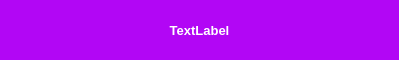
<?xml version="1.0" encoding="UTF-8"?>
<ui version="4.0">
 <class>Toast</class>
 <widget class="QFrame" name="Toast">
  <property name="geometry">
   <rect>
    <x>0</x>
    <y>0</y>
    <width>399</width>
    <height>60</height>
   </rect>
  </property>
  <property name="windowTitle">
   <string>Frame</string>
  </property>
  <property name="styleSheet">
   <string notr="true">QFrame
{
	background-color: rgb(178, 6, 245);
	color: rgb(255, 255, 255);
	border-radius:15px;
}
</string>
  </property>
  <property name="frameShape">
   <enum>QFrame::StyledPanel</enum>
  </property>
  <property name="frameShadow">
   <enum>QFrame::Raised</enum>
  </property>
  <layout class="QVBoxLayout" name="verticalLayout">
   <property name="spacing">
    <number>0</number>
   </property>
   <property name="margin">
    <number>0</number>
   </property>
   <item>
    <widget class="QLabel" name="label">
     <property name="font">
      <font>
       <pointsize>10</pointsize>
       <weight>75</weight>
       <bold>true</bold>
      </font>
     </property>
     <property name="text">
      <string>TextLabel</string>
     </property>
     <property name="alignment">
      <set>Qt::AlignCenter</set>
     </property>
    </widget>
   </item>
  </layout>
 </widget>
 <resources/>
 <connections/>
</ui>
